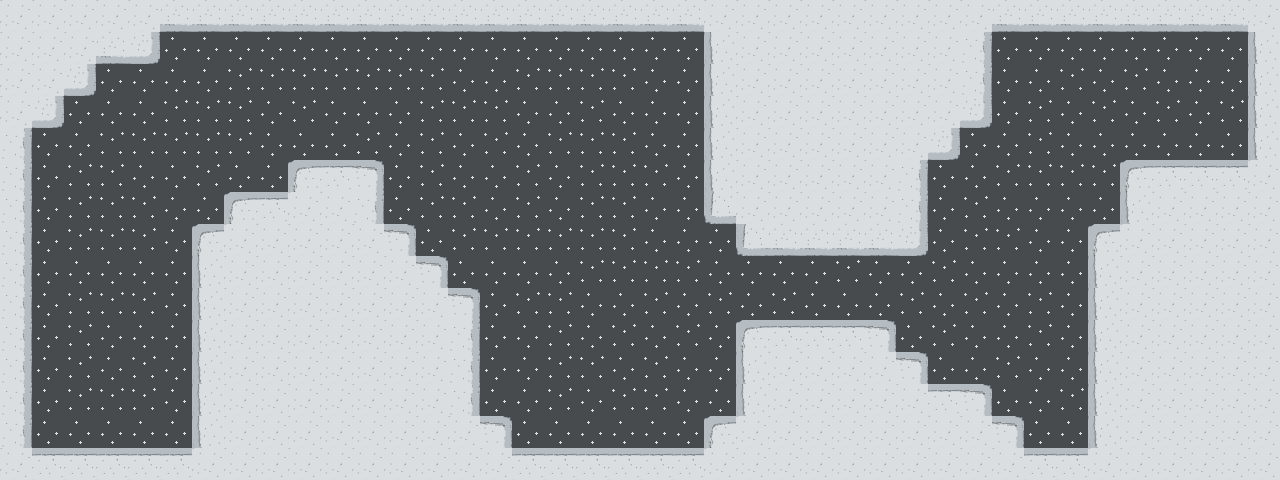

Rendered tile map (Tiled .tmx) drawn with the repository's tilesets; below, a short description and the full map source, tile grids included:
An orthogonal 40x15 tile map with 32x32 px tiles, 2 tile layers (backgroundLayer, collisionLayer).

<map version="1.0" orientation="orthogonal" width="40" height="15" tilewidth="32" tileheight="32">
 <tileset firstgid="1" name="level0" tilewidth="32" tileheight="32">
  <image source="../../src/assets/level0.png" width="192" height="96" />
 </tileset>
 <layer name="backgroundLayer" width="40" height="15">
  <data encoding="csv">
4,4,4,4,4,4,4,4,4,4,4,4,4,4,4,4,4,4,4,4,4,4,4,4,4,4,4,4,4,4,4,4,4,4,4,4,4,4,4,4,
4,4,4,4,4,10,10,10,10,10,10,10,10,10,10,10,10,10,10,10,10,4,4,4,4,4,4,4,4,4,4,10,10,10,10,10,10,10,10,4,
4,4,4,10,10,10,10,4,4,4,4,4,4,4,10,10,4,4,4,4,10,10,4,4,4,4,4,4,4,4,4,10,10,4,10,4,10,10,10,4,
4,4,10,10,10,4,4,4,10,4,10,10,10,4,4,4,10,10,4,10,10,10,4,4,4,4,4,4,4,4,4,10,4,10,4,10,4,10,4,4,
4,10,10,4,4,4,4,4,10,10,10,4,10,4,10,4,10,4,4,4,10,10,4,4,4,4,4,4,4,4,10,10,4,10,10,10,10,10,10,4,
4,10,4,4,10,10,4,10,10,4,4,4,10,4,10,10,4,10,4,4,4,10,4,4,4,4,4,4,4,10,10,4,4,4,4,4,4,4,4,4,
4,10,4,4,4,10,10,4,4,4,4,4,10,4,4,10,4,10,4,4,10,10,4,4,4,4,4,4,4,10,4,10,10,10,10,4,4,4,4,4,
4,10,4,4,4,10,4,4,4,4,4,4,4,10,4,4,4,4,4,4,10,10,10,4,4,4,4,4,4,10,4,4,10,10,4,4,4,4,4,4,
4,10,10,10,10,10,4,4,4,4,4,4,4,4,10,10,10,10,4,4,4,4,10,10,10,10,4,10,10,4,10,10,10,10,4,4,4,4,4,4,
4,10,4,4,4,10,4,4,4,4,4,4,4,4,4,10,4,4,10,10,4,10,4,10,4,10,10,10,4,10,4,10,4,10,4,4,4,4,4,4,
4,10,4,10,10,10,4,4,4,4,4,4,4,4,4,10,10,4,10,4,10,4,10,4,4,4,4,4,10,4,10,10,4,10,4,4,4,4,4,4,
4,10,4,10,4,10,4,4,4,4,4,4,4,4,4,10,10,4,4,10,4,10,10,4,4,4,4,4,4,10,10,4,10,10,4,4,4,4,4,4,
4,10,4,4,4,10,4,4,4,4,4,4,4,4,4,10,10,4,10,4,4,10,10,4,4,4,4,4,4,4,4,10,10,4,4,4,4,4,4,4,
4,10,10,10,10,10,4,4,4,4,4,4,4,4,4,4,10,10,10,10,10,10,4,4,4,4,4,4,4,4,4,4,10,10,4,4,4,4,4,4,
4,4,4,4,4,4,4,4,4,4,4,4,4,4,4,4,4,4,4,4,4,4,4,4,4,4,4,4,4,4,4,4,4,4,4,4,4,4,4,4
</data>
 </layer>
 <layer name="collisionLayer" width="40" height="15">
  <data encoding="csv">
8,8,8,8,8,14,14,14,14,14,14,14,14,14,14,14,14,14,14,14,14,14,8,8,8,8,8,8,8,8,8,14,14,14,14,14,14,14,14,8,
8,8,8,14,15,0,0,0,0,0,0,0,0,0,0,0,0,0,0,0,0,10,7,8,8,8,8,8,8,8,9,0,0,0,0,0,0,0,0,7,
8,8,15,0,0,0,0,0,0,0,0,0,0,0,0,0,0,0,0,0,0,0,7,8,8,8,8,8,8,8,9,0,0,0,0,0,0,0,0,7,
8,15,0,0,0,0,0,0,0,0,0,0,0,0,0,0,0,0,0,0,0,0,7,8,8,8,8,8,8,8,15,0,0,0,0,0,0,0,0,7,
9,0,0,0,0,0,0,0,0,0,0,0,0,0,0,0,0,0,0,0,0,0,7,8,8,8,8,8,8,15,0,0,0,0,0,0,0,0,0,7,
9,0,0,0,0,0,0,0,0,1,2,3,0,0,0,0,0,0,0,0,0,0,7,8,8,8,8,8,9,0,0,0,0,0,0,1,2,2,2,8,
9,0,0,0,0,0,0,1,2,8,8,9,0,0,0,0,0,0,0,0,0,0,13,8,8,8,8,8,9,0,0,0,0,0,0,7,8,8,8,8,
9,0,0,0,0,0,1,8,8,8,8,8,3,0,0,0,0,0,0,0,0,0,0,13,14,14,14,14,15,0,0,0,0,0,1,8,8,8,8,8,
9,0,0,0,0,0,7,8,8,8,8,8,8,3,0,0,0,0,0,0,0,0,0,0,0,0,0,0,0,0,0,0,0,0,7,8,8,8,8,8,
9,0,0,0,0,0,7,8,8,8,8,8,8,8,3,0,0,0,0,0,0,0,0,0,0,0,0,0,0,0,0,0,0,0,7,8,8,8,8,8,
9,0,0,0,0,0,7,8,8,8,8,8,8,8,9,0,0,0,0,0,0,0,0,1,2,2,2,3,0,0,0,0,0,0,7,8,8,8,8,8,
9,0,0,0,0,0,7,8,8,8,8,8,8,8,9,0,0,0,0,0,0,0,0,7,8,8,8,8,3,0,0,0,0,0,7,8,8,8,8,8,
9,0,0,0,0,0,7,8,8,8,8,8,8,8,9,0,0,0,0,0,0,0,0,7,8,8,8,8,8,2,3,0,0,0,7,8,8,8,8,8,
9,0,0,0,0,0,7,8,8,8,8,8,8,8,8,3,0,0,0,0,0,0,1,8,8,8,8,8,8,8,8,3,0,0,7,8,8,8,8,8,
8,2,2,2,2,2,8,8,8,8,8,8,8,8,8,8,2,2,2,2,2,2,8,8,8,8,8,8,8,8,8,8,2,2,8,8,8,8,8,8
</data>
 </layer>
</map>